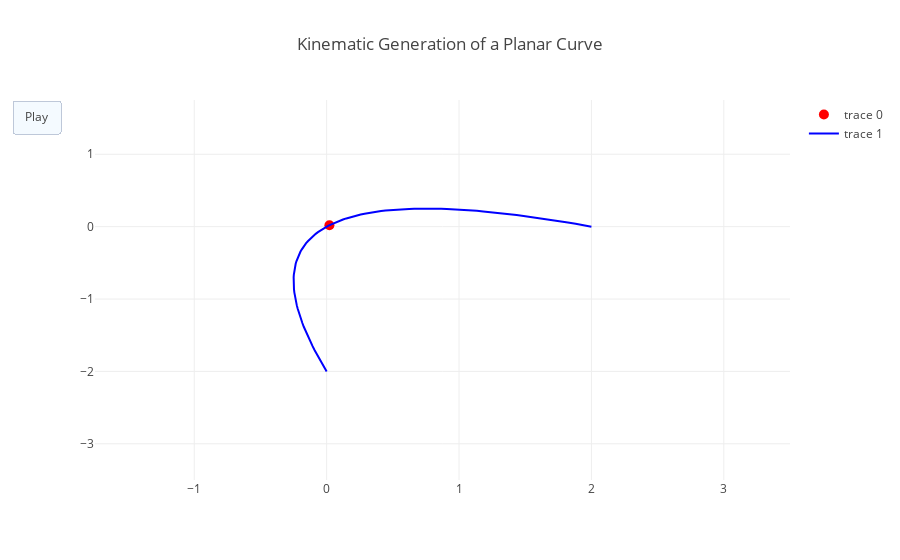

The notebook cell this image was saved under:
### Code cell
from plotly.offline import init_notebook_mode, iplot
from IPython.display import display, HTML
import numpy as np

init_notebook_mode(connected=True)

t=np.linspace(-1,1,100)
x=t+t**2
y=t-t**2
xm=np.min(x)-1.5
xM=np.max(x)+1.5
ym=np.min(y)-1.5
yM=np.max(y)+1.5
N=50
s=np.linspace(-1,1,N)
xx=s+s**2
yy=s-s**2


data=[dict(x=x, y=y, 
           mode='lines', 
           line=dict(width=2, color='blue')
          ),
      dict(x=x, y=y, 
           mode='lines', 
           line=dict(width=2, color='blue')
          )
    ]

layout=dict(xaxis=dict(range=[xm, xM], autorange=False, zeroline=False),
            yaxis=dict(range=[ym, yM], autorange=False, zeroline=False),
            title='Kinematic Generation of a Planar Curve', hovermode='closest',
            updatemenus= [{'type': 'buttons',
                           'buttons': [{'label': 'Play',
                                        'method': 'animate',
                                        'args': [None]}]}])

frames=[dict(data=[dict(x=[xx[k]], 
                        y=[yy[k]], 
                        mode='markers', 
                        marker=dict(color='red', size=10)
                        )
                  ]) for k in range(N)]    
          
figure1=dict(data=data, layout=layout, frames=frames)          
iplot(figure1)

### Figure 1 — Plotly figure (JSON) as saved in the notebook; plotly's stock layout.template omitted (floating-point values rounded to 4 significant figures)
{"data": [{"line": {"color": "blue", "width": 2}, "marker": {"color": "red", "size": 10}, "mode": "markers", "type": "scatter", "uid": "7fb6c51e-a51c-4c75-9b89-1e2a5270ae1b", "x": [0.02082], "y": [0.01999]}, {"line": {"color": "blue", "width": 2}, "mode": "lines", "type": "scatter", "uid": "af4a6b5e-2b5f-49f5-844d-dfcba12f6b37", "x": [0, -0.01979, -0.03877, -0.05693, -0.07428, -0.09081, -0.1065, -0.1214, -0.1355, -0.1488, -0.1612, -0.1728, -0.1837, -0.1937, -0.2028, -0.2112, -0.2188, -0.2255, -0.2314, -0.2365, -0.2408, -0.2443, -0.2469, -0.2488, -0.2498, -0.25, -0.2494, -0.2479, -0.2457, -0.2426, -0.2388, -0.2341, -0.2285, -0.2222, -0.2151, -0.2071, -0.1983, -0.1888, -0.1783, -0.1671, -0.1551, -0.1422, -0.1286, -0.1141, -0.09877, -0.08264, -0.06571, -0.04795, -0.02938, -0.009999, 0.0102, 0.03122, 0.05306, 0.07571, 0.09917, 0.1235, 0.1486, 0.1745, 0.2012, 0.2288, 0.2571, 0.2863, 0.3163, 0.3471, 0.3787, 0.4112, 0.4444, 0.4785, 0.5134, 0.5491, 0.5857, 0.623, 0.6612, 0.7001, 0.7399, 0.7805, 0.822, 0.8642, 0.9073, 0.9511, 0.9958, 1.041, 1.088, 1.135, 1.183, 1.232, 1.281, 1.331, 1.383, 1.435, 1.488, 1.541, 1.596, 1.651, 1.707, 1.764, 1.822, 1.88, 1.94, 2], "y": [-2, -1.94, -1.88, -1.822, -1.764, -1.707, -1.651, -1.596, -1.541, -1.488, -1.435, -1.383, -1.331, -1.281, -1.232, -1.183, -1.135, -1.088, -1.041, -0.9958, -0.9511, -0.9073, -0.8642, -0.822, -0.7805, -0.7399, -0.7001, -0.6612, -0.623, -0.5857, -0.5491, -0.5134, -0.4785, -0.4444, -0.4112, -0.3787, -0.3471, -0.3163, -0.2863, -0.2571, -0.2288, -0.2012, -0.1745, -0.1486, -0.1235, -0.09917, -0.07571, -0.05306, -0.03122, -0.0102, 0.009999, 0.02938, 0.04795, 0.06571, 0.08264, 0.09877, 0.1141, 0.1286, 0.1422, 0.1551, 0.1671, 0.1783, 0.1888, 0.1983, 0.2071, 0.2151, 0.2222, 0.2285, 0.2341, 0.2388, 0.2426, 0.2457, 0.2479, 0.2494, 0.25, 0.2498, 0.2488, 0.2469, 0.2443, 0.2408, 0.2365, 0.2314, 0.2255, 0.2188, 0.2112, 0.2028, 0.1937, 0.1837, 0.1728, 0.1612, 0.1488, 0.1355, 0.1214, 0.1065, 0.09081, 0.07428, 0.05693, 0.03877, 0.01979, 0]}], "layout": {"autosize": true, "hovermode": "closest", "title": {"text": "Kinematic Generation of a Planar Curve"}, "updatemenus": [{"active": 0, "buttons": [{"args": [null], "label": "Play", "method": "animate"}], "type": "buttons"}], "xaxis": {"autorange": false, "range": [-1.75, 3.5], "type": "linear", "zeroline": false}, "yaxis": {"autorange": false, "range": [-3.5, 1.75], "type": "linear", "zeroline": false}}}
